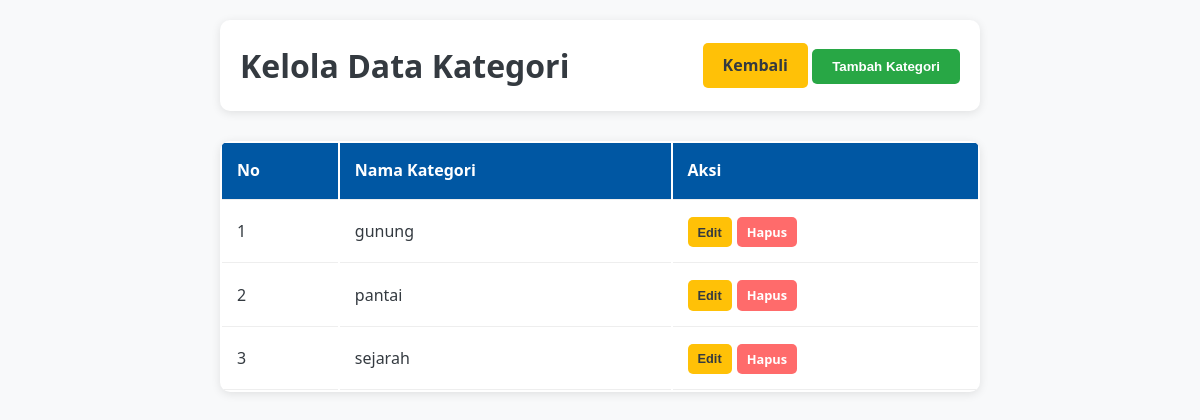
The app's page /admin/kategori.php (signed in) with its own data.
### tables this page shows
CREATE TABLE `kategori` (
  `id_kategori` int(11) NOT NULL,
  `nama_kategori` varchar(255) NOT NULL
);

### admin/kategori.php (the view, shortened to what this page needs)
<?php
include "../koneksi.php";
$kategori = mysqli_query($koneksi, "SELECT * FROM kategori ORDER BY nama_kategori");
?>
<!DOCTYPE html>
<html lang="id">
<head>
</head>
<body>
    <div class="container">
        <div class="header">
            <h1>Kelola Data Kategori</h1>
            <div>
                <a href="dashboard.php" class="btn btn-warning">Kembali</a>
                <button onclick="bukaModalTambah()" class="btn btn-success">Tambah Kategori</button>
            </div>
        </div>
        <table class="table">
            <thead>
                <tr>
                    <th>No</th>
                    <th>Nama Kategori</th>
                    <th>Aksi</th>
                </tr>
            </thead>
            <tbody>
                <?php $no = 1; ?>
                <?php while ($row = mysqli_fetch_assoc($kategori)): ?>
                <tr>
                    <td><?php echo $no++; ?></td>
                    <td><?php echo $row['nama_kategori']; ?></td>
                    <td class="actions">
                        <button onclick="bukaModalEdit(
                            '<?php echo $row['id_kategori']; ?>',
                            '<?php echo addslashes($row['nama_kategori']); ?>'
                        )" class="btn btn-warning btn-small">Edit</button>
                        <a href="?hapus=<?php echo $row['id_kategori']; ?>"
                           class="btn btn-danger btn-small"
                           onclick="return confirm('Yakin ingin menghapus kategori?')">Hapus</a>
                    </td>
                </tr>
                <?php endwhile; ?>
            </tbody>
        </table>
    </div>
</body>
</html>

### admin/kategori.php (style rules this page uses)
:root { --primary: #0057a3; --secondary: #ff6b6b; --success: #28a745; --warning: #ffc107; --light: #f8f9fa; --dark: #343a40; --white: #fff; }
* { margin: 0; padding: 0; box-sizing: border-box; }
body { font-family: 'Segoe UI', Tahoma, Geneva, Verdana, sans-serif; background: var(--light); color: var(--dark); line-height: 1.6; }
.container { max-width: 800px; margin: 0 auto; padding: 20px; }
.header { display: flex; justify-content: space-between; align-items: center; margin-bottom: 30px; background: var(--white); padding: 20px; border-radius: 10px; box-shadow: 0 2px 10px rgba(0,0,0,0.1); }
.btn { display: inline-block; padding: 10px 20px; background: var(--primary); color: var(--white); text-decoration: none; border-radius: 5px; border: none; cursor: pointer; font-weight: 600; transition: all 0.3s ease; }
.btn-success { background: var(--success); }
.btn-warning { background: var(--warning); color: var(--dark); }
.btn-danger { background: var(--secondary); }
.btn-small { padding: 5px 10px; font-size: 0.8rem; }
.table { width: 100%; background: var(--white); border-radius: 10px; overflow: hidden; box-shadow: 0 2px 10px rgba(0,0,0,0.1); }
.table th, .table td { padding: 15px; text-align: left; border-bottom: 1px solid #eee; }
.table th { background: var(--primary); color: var(--white); }
.actions { display: flex; gap: 5px; }

### records on screen
kategori: nama_kategori "gunung"
kategori: nama_kategori "pantai"
kategori: nama_kategori "sejarah"
